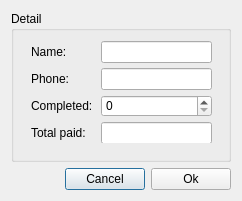
<?xml version="1.0" encoding="UTF-8"?>
<ui version="4.0">
 <class>SetSupplierForm</class>
 <widget class="QDialog" name="SetSupplierForm">
  <property name="geometry">
   <rect>
    <x>0</x>
    <y>0</y>
    <width>236</width>
    <height>193</height>
   </rect>
  </property>
  <property name="maximumSize">
   <size>
    <width>236</width>
    <height>16777215</height>
   </size>
  </property>
  <property name="windowTitle">
   <string>Set Supplier</string>
  </property>
  <layout class="QVBoxLayout" name="verticalLayout_3">
   <item>
    <widget class="QGroupBox" name="groupBox">
     <property name="minimumSize">
      <size>
       <width>220</width>
       <height>151</height>
      </size>
     </property>
     <property name="maximumSize">
      <size>
       <width>220</width>
       <height>151</height>
      </size>
     </property>
     <property name="title">
      <string>Detail</string>
     </property>
     <widget class="QWidget" name="layoutWidget">
      <property name="geometry">
       <rect>
        <x>90</x>
        <y>30</y>
        <width>111</width>
        <height>102</height>
       </rect>
      </property>
      <layout class="QVBoxLayout" name="verticalLayout">
       <item>
        <widget class="QLineEdit" name="lnName">
         <property name="minimumSize">
          <size>
           <width>0</width>
           <height>22</height>
          </size>
         </property>
         <property name="maximumSize">
          <size>
           <width>16777215</width>
           <height>22</height>
          </size>
         </property>
        </widget>
       </item>
       <item>
        <widget class="QLineEdit" name="lnPhone">
         <property name="minimumSize">
          <size>
           <width>0</width>
           <height>22</height>
          </size>
         </property>
         <property name="maximumSize">
          <size>
           <width>16777215</width>
           <height>22</height>
          </size>
         </property>
         <property name="inputMask">
          <string>9999999999</string>
         </property>
        </widget>
       </item>
       <item>
        <widget class="QSpinBox" name="spinBoxCompleted">
         <property name="minimumSize">
          <size>
           <width>0</width>
           <height>22</height>
          </size>
         </property>
         <property name="maximumSize">
          <size>
           <width>16777215</width>
           <height>22</height>
          </size>
         </property>
        </widget>
       </item>
       <item>
        <widget class="QLineEdit" name="lnTotalPaid">
         <property name="minimumSize">
          <size>
           <width>0</width>
           <height>22</height>
          </size>
         </property>
         <property name="maximumSize">
          <size>
           <width>16777215</width>
           <height>22</height>
          </size>
         </property>
        </widget>
       </item>
      </layout>
     </widget>
     <widget class="QWidget" name="layoutWidget">
      <property name="geometry">
       <rect>
        <x>20</x>
        <y>30</y>
        <width>61</width>
        <height>102</height>
       </rect>
      </property>
      <layout class="QVBoxLayout" name="verticalLayout_2">
       <item>
        <widget class="QLabel" name="label">
         <property name="minimumSize">
          <size>
           <width>0</width>
           <height>22</height>
          </size>
         </property>
         <property name="maximumSize">
          <size>
           <width>16777215</width>
           <height>22</height>
          </size>
         </property>
         <property name="text">
          <string>Name:</string>
         </property>
        </widget>
       </item>
       <item>
        <widget class="QLabel" name="label_2">
         <property name="minimumSize">
          <size>
           <width>0</width>
           <height>22</height>
          </size>
         </property>
         <property name="maximumSize">
          <size>
           <width>16777215</width>
           <height>22</height>
          </size>
         </property>
         <property name="text">
          <string>Phone:</string>
         </property>
        </widget>
       </item>
       <item>
        <widget class="QLabel" name="label_3">
         <property name="minimumSize">
          <size>
           <width>0</width>
           <height>22</height>
          </size>
         </property>
         <property name="maximumSize">
          <size>
           <width>16777215</width>
           <height>22</height>
          </size>
         </property>
         <property name="text">
          <string>Completed:</string>
         </property>
        </widget>
       </item>
       <item>
        <widget class="QLabel" name="label_4">
         <property name="minimumSize">
          <size>
           <width>0</width>
           <height>22</height>
          </size>
         </property>
         <property name="maximumSize">
          <size>
           <width>16777215</width>
           <height>22</height>
          </size>
         </property>
         <property name="text">
          <string>Total paid:</string>
         </property>
        </widget>
       </item>
      </layout>
     </widget>
    </widget>
   </item>
   <item>
    <spacer name="verticalSpacer">
     <property name="orientation">
      <enum>Qt::Vertical</enum>
     </property>
     <property name="sizeHint" stdset="0">
      <size>
       <width>20</width>
       <height>4</height>
      </size>
     </property>
    </spacer>
   </item>
   <item>
    <layout class="QHBoxLayout" name="horizontalLayout">
     <item>
      <spacer name="horizontalSpacer">
       <property name="orientation">
        <enum>Qt::Horizontal</enum>
       </property>
       <property name="sizeHint" stdset="0">
        <size>
         <width>40</width>
         <height>20</height>
        </size>
       </property>
      </spacer>
     </item>
     <item>
      <widget class="QPushButton" name="btnCancel">
       <property name="text">
        <string>Cancel</string>
       </property>
      </widget>
     </item>
     <item>
      <widget class="QPushButton" name="btnOk">
       <property name="text">
        <string>Ok</string>
       </property>
      </widget>
     </item>
    </layout>
   </item>
  </layout>
 </widget>
 <tabstops>
  <tabstop>lnName</tabstop>
  <tabstop>lnPhone</tabstop>
  <tabstop>spinBoxCompleted</tabstop>
  <tabstop>lnTotalPaid</tabstop>
  <tabstop>btnOk</tabstop>
  <tabstop>btnCancel</tabstop>
 </tabstops>
 <resources/>
 <connections/>
</ui>
